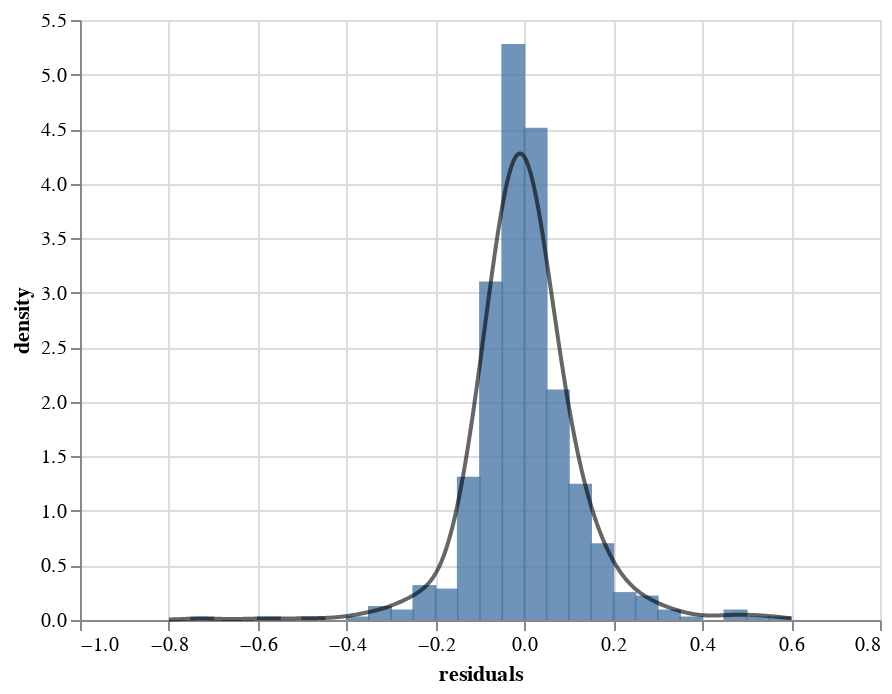

Source (notebook cell):
### Code cell
# plot distribution of residuals
hist = alt.Chart(fit_df).transform_bin(
    as_ = 'bin', 
    field = 'residuals', 
    bin = alt.Bin(step = 0.05)
).transform_aggregate(
    Count = 'count()',
    groupby = ['bin']
).transform_calculate(
    density = 'datum.Count/(0.05*625)',
    binshift = 'datum.bin + 0.025'
).mark_bar(size = 12, opacity = 0.8).encode(
    x = alt.X('binshift:Q', title = 'residuals'),
    y = 'density:Q'
)

smooth = alt.Chart(fit_df).transform_density(
    density = 'residuals',
    as_ = ['residuals', 'density'],
    bandwidth = 0.05,
    extent = [-0.8, 0.6],
    steps = 500
).mark_line(color = 'black', opacity = 0.6).encode(
    x = 'residuals:Q',
    y = 'density:Q'
)

hist + smooth

### Figure 1 — Vega-Lite specification as saved in the notebook (floating-point values rounded to 4 significant figures; data arrays with more than 128 entries replaced by an {"elided": "..."} marker saying what was removed)
{"config": {"view": {"continuousWidth": 400, "continuousHeight": 300}}, "layer": [{"mark": {"type": "bar", "opacity": 0.8, "size": 12}, "encoding": {"x": {"type": "quantitative", "field": "binshift", "title": "residuals"}, "y": {"type": "quantitative", "field": "density"}}, "transform": [{"bin": {"step": 0.05}, "field": "residuals", "as": "bin"}, {"aggregate": [{"op": "count", "as": "Count"}], "groupby": ["bin"]}, {"calculate": "datum.Count/(0.05*625)", "as": "density"}, {"calculate": "datum.bin + 0.025", "as": "binshift"}]}, {"mark": {"type": "line", "color": "black", "opacity": 0.6}, "encoding": {"x": {"type": "quantitative", "field": "residuals"}, "y": {"type": "quantitative", "field": "density"}}, "transform": [{"density": "residuals", "bandwidth": 0.05, "extent": [-0.8, 0.6], "steps": 500, "as": ["residuals", "density"]}]}], "data": {"name": "data-2927f12d98bf0f64f4263e0fd1298fe6"}, "$schema": "https://vega.github.io/schema/vega-lite/v4.8.1.json", "datasets": {"data-2927f12d98bf0f64f4263e0fd1298fe6": {"elided": "625 records"}}}
